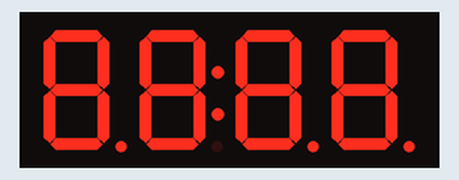
Bench run of a sketch on a simulated Arduino Uno, built with avr-gcc and run on an emulated ATmega328P. Shown: 4-digit seven-segment display. At 1.9 s the program stops and its outputs stay as they are.

Above: at 0.14 s.
At 0.53 s:
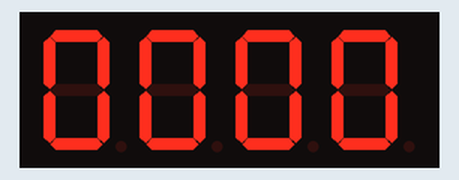
At 0.9 s:
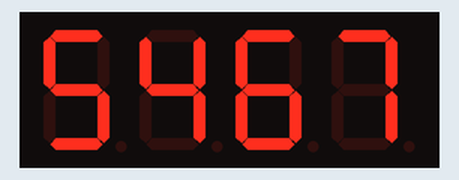
At 1.9 s:
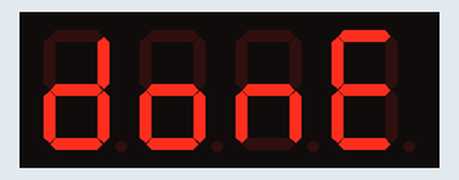

The sketch:

Ejemplo_Display_7_Segmentos.ino
```cpp
#include <Arduino.h>
#include <TM1637Display.h>

// Module connection pins (Digital Pins)
#define CLK 2
#define DIO 3

// The amount of time (in milliseconds) between tests
#define TEST_DELAY  20


const uint8_t SEG_DONE[] = {
	SEG_B | SEG_C | SEG_D | SEG_E | SEG_G,           // d
//	SEG_A | SEG_B | SEG_C | SEG_D | SEG_E | SEG_F,   // O
  SEG_G | SEG_C | SEG_E | SEG_D,                   // o
	SEG_C | SEG_E | SEG_G,                           // n
	SEG_A | SEG_D | SEG_E | SEG_F | SEG_G            // E
	};

TM1637Display display(CLK, DIO);

void setup()
{
}

void loop()
{
  int k;
  uint8_t data[] = { 0xff, 0xff, 0xff, 0xff };
  display.setBrightness(0x0f);

  // All segments on
  display.setSegments(data);
  delay(TEST_DELAY);

  // Selectively set different digits
  data[0] = 0b01001001;
  data[1] = display.encodeDigit(1);
  data[2] = display.encodeDigit(2);
  data[3] = display.encodeDigit(3);

  for(k = 3; k >= 0; k--) {
	display.setSegments(data, 1, k);
	delay(TEST_DELAY);
	}

  display.setSegments(data+2, 2, 2);
  delay(TEST_DELAY);

  display.setSegments(data+2, 2, 1);
  delay(TEST_DELAY);

  display.setSegments(data+1, 3, 1);
  delay(TEST_DELAY);


  // Show decimal numbers with/without leading zeros
  bool lz = false;
  for (uint8_t z = 0; z < 2; z++) {
	for(k = 0; k < 10000; k += k*4 + 7) {
		display.showNumberDec(k, lz);
		delay(TEST_DELAY);
	}
	lz = true;
  }

  // Show decimal number whose length is smaller than 4
  for(k = 0; k < 4; k++)
	data[k] = 0;
  display.setSegments(data);

  display.showNumberDec(1153, false, 3, 1);
  delay(TEST_DELAY);
  display.showNumberDec(22, false, 2, 2);
  delay(TEST_DELAY);
  display.showNumberDec(643, true, 1, 3);
  delay(TEST_DELAY);
  display.showNumberDec(6437, true, 1, 2);
  delay(TEST_DELAY);
  display.showNumberDec(34, true, 1, 1);
  delay(TEST_DELAY);
  display.showNumberDec(3829, true, 1, 0);
  delay(TEST_DELAY);
  display.showNumberDec(1213, false, 3, 1);
  delay(TEST_DELAY);
  display.showNumberDec(22, false, 2, 2);
  delay(TEST_DELAY);
  display.showNumberDec(643, true, 1, 3);
  delay(TEST_DELAY);
  display.showNumberDec(6437, true, 1, 2);
  delay(TEST_DELAY);
  display.showNumberDec(34, true, 1, 1);
  delay(TEST_DELAY);
  display.showNumberDec(3829, true, 1, 0);
  delay(TEST_DELAY);

  // Brightness Test
  for(k = 0; k < 4; k++)
	data[k] = 0xff;
  for(k = 0; k < 16; k++) {
    display.setBrightness(k);
    display.setSegments(data);
    delay(TEST_DELAY);
  }

  // Done!
  display.setSegments(SEG_DONE);

  while(1);
}
```
